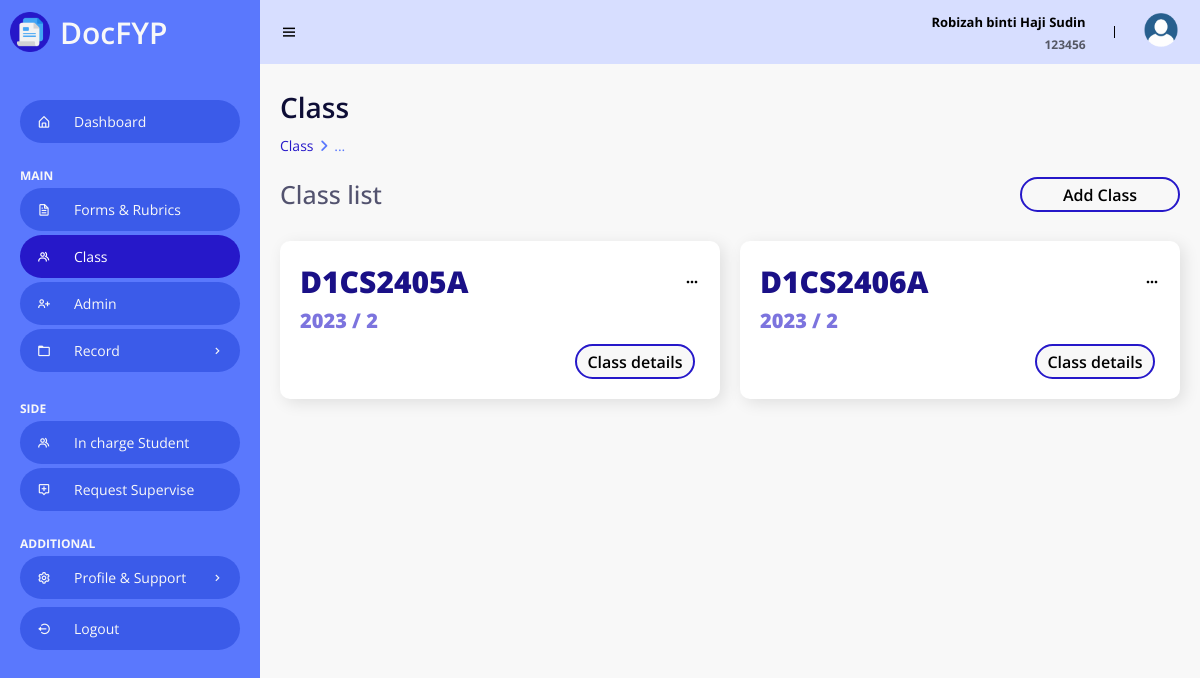
The app's page /Admin/class.php (signed in) with its own data.
### tables this page shows
CREATE TABLE `class` (
  `classID` varchar(100) NOT NULL,
  `className` varchar(100) NOT NULL,
  `classYear` varchar(10) NOT NULL,
  `classSession` varchar(10) NOT NULL,
  `adminID` varchar(10) DEFAULT NULL
);

### Admin/class.php (the view, shortened to what this page needs)
<!DOCTYPE html>
<html>
<head>
    <link rel="stylesheet" href="StyleHome.css">
    <link href='https://unpkg.com/boxicons@2.0.9/css/boxicons.min.css' rel='stylesheet'>
    <link rel="stylesheet" href="https://cdnjs.cloudflare.com/ajax/libs/font-awesome/6.4.0/css/all.min.css">
    <?php
        include("../Dbconn.php");
    ?>
</head>
<body>
    <section id="sidebar">
        <a href="Home.php" class="brand">
            <img class="logo" src="/Edms/images/logo.png" alt="Logo">
            DocFYP
        </a>
        <ul class="side-menu">
            <li><a href="Home.php"><i class='bx bx-home-alt icon' ></i>Dashboard</a></li>
            <li class="divider" data-text="main">Main</li>
            <li><a href="FormRubric.php"><i class='bx bx-file icon'></i> Forms & Rubrics</a></li>
            <li><a href="class.php" class="active"><i class='bx bx-group icon' ></i></i> Class</a></li>
            <li><a href="admin.php"><i class='bx bx-user-plus icon'></i> Admin</a></li>
            <li>
                <a href="#"><i class='bx bx-folder icon' ></i> Record <i class='bx bx-chevron-right icon-right' ></i></a>
            </li>
            <li class="divider" data-text="SIDE">Side Features</li>
            <li><a href="studentIC.php"><i class='bx bx-group icon' ></i></i>In charge Student</a></li>
            <li><a href="requestSupervise.php"><i class='bx bx-message-alt-add icon'></i> Request Supervise </a></li>
            <li class="divider" data-text="ADDITIONAL">Setting & Support</li>
            <li>
                <a href="#"><i class='bx bx-cog icon' ></i> Profile & Support <i class='bx bx-chevron-right icon-right' ></i></a>
            </li>
            <li><a href="/Edms/Logout.php"><i class='bx bx-log-out-circle icon'></i> Logout</a></li>
        </ul>
    </section>
    <section id="content">
        <nav>
            <i class='bx bx-menu toggle-sidebar' ></i>
            <div class="sessionInfo">
                <?php
                if (isset($_SESSION["log"]) && ($_SESSION["log"] == 3)) {
                    ?>
                    <div class="userFullName">
                        <p><?php echo $_SESSION["admin_name"] ?></p>
                    </div>
                    <div class="userID">
                        <p><?php echo $_SESSION["admin_id"]; ?></p>
                    </div>
                    <?php
                } else {
                    echo "<meta http-equiv=\"refresh\" content=\"2;URL=../Login.php\"/>";
                }
                ?>
            </div>
            <div class="profile">
                <img src="/Edms/images/userdp.png" alt="Profile picture">
            </div>
        </nav>
        <main>
            <h1 class="title"> Class </h1>
            <ul class="breadcrumbs">
                <li><a href="class.php">Class</a></li>
                <li class="divider"><i class="fa fa-solid fa-angle-right"></i></li>
                <li><a href="#" class="active">...</a></li>
            </ul>
            <br>
            <div class="titleContentWButton">
                <h1 class="titleContent">Class list</h1>
                <button class="addBtn" onclick="location.href='addClass.php'" type="button">
                    Add Class
                </button>
            </div>
            <div class="data">
                <?php
                    $sql = "SELECT * FROM class WHERE adminID = '".$_SESSION["admin_id"]."'";
                    $query = mysqli_query($connection, $sql);
                    while ($row = mysqli_fetch_array($query)) {
                ?>
                <div class="content-data">
                    <div class="head">
                        <h3><?php echo $row['className']; ?></h3>
                        <div class="menu">
                            <i class='bx bx-dots-horizontal-rounded icon'></i>
                        </div>
                    </div>
                    <div class="contentYear">
                        <p><?php echo $row['classYear']; ?> / <?php echo $row['classSession']; ?></p>
                    </div>
                        <a href="classDetail.php?classID=<?php echo $row['classID'] ?>">
                            <button class="button" onclick="window.location.href='classDetail.php';" type="button">Class details</button>
                        </a>
                </div>
                <?php
                    }
                ?>
            </div>
        </main>
    </section>
</body>
</html>

### Admin/StyleHome.css (style rules this page uses)
* { font-family: 'Open Sans', sans-serif; margin: 0; padding: 0; box-sizing: border-box; }
:root { --grey: #F1F0F6; --dark-grey: #8D8D8D; --light: #fff; --dark: #000; --blue1: #0e0e36; --blue2: #1a1087; --blue3: #2618c9; --blue4: #3b5be9; --blue5: #5A78FD; --blue6: #D7DEFF; --blue7: #c2cdfe; --notwhite: #F8F8F8; }
html { overflow-x: hidden; }
body { background: var(--notwhite); overflow-x: hidden; }
a { text-decoration: none; }
li { list-style: none; }
#sidebar { position: fixed; max-width: 260px; width: 100%; background: var(--blue5); top: 0; left: 0; height: 100%; overflow-y: auto; scrollbar-width: none; transition: all .3s ease; z-index: 200; }
#sidebar .brand { font-size: 30px; display: flex; align-items: center; height: 64px; font-weight: 600; color: var(--notwhite); position: sticky; top: 0; left: 0; z-index: 100; background: var(--blue5); transition: all .3s ease; padding: 0 6px; }
#sidebar .brand img { width: 40px; height: 40px; float: left; margin-left: 4px; margin-right: 10px; }
#sidebar .icon { min-width: 48px; display: flex; justify-content: center; align-items: center; margin-right: 6px; }
#sidebar .icon-right { margin-left: auto; transition: all .3s ease; }
#sidebar .side-menu { margin: 36px 0; padding: 0 20px; transition: all .3s ease; }
#sidebar .side-menu a { display: flex; align-items: center; font-size: 14px; color: var(--notwhite); background-color: #3b5be9; padding: 12px 16px 12px 0; transition: all .3s ease; border-radius: 50px; margin: 4px 0; white-space: nowrap; }
#sidebar .side-menu > li > a.active, #sidebar .side-menu > li > a.active:hover { background: var(--blue3); color: var(--light); }
#sidebar .divider { margin-top: 24px; font-size: 12px; text-transform: uppercase; font-weight: 700; color: var(--notwhite); transition: all .3s ease; white-space: nowrap; }
#content { position: relative; width: calc(100% - 260px); left: 260px; transition: all .3s ease; }
nav { background: var(--blue6); height: 64px; padding: 0 20px; display: flex; align-items: center; grid-gap: 28px; position: sticky; top: 0; left: 0; z-index: 100; }
nav .toggle-sidebar { font-size: 18px; cursor: pointer; }
.sessionInfo .userFullName p, .sessionInfo .userID p { margin: 0; width: 400px; display: inline-block; text-align: right; }
.sessionInfo .userFullName p { font-size: 13px; font-weight: bold; }
.sessionInfo .userID p { font-size: 12px; opacity: 0.6; font-weight: bold; }
nav .profile { position: relative; }
nav .profile img { width: 38px; height: 38px; border-radius: 50%; object-fit: cover; cursor: pointer; }
main { width: 100%; padding: 24px 20px 20px 20px; }
main .title { font-size: 28px; font-weight: 600; margin-bottom: 10px; color: var(--blue1); }
.titleContent { font-size: 25px; font-weight: 500; margin-bottom: 10px; color: var(--blue1); opacity: 0.7; }
main .breadcrumbs { display: flex; grid-gap: 6px; }
main .breadcrumbs li, main .breadcrumbs li a { font-size: 14px; }
main .breadcrumbs li a { color: var(--blue3); }
main .breadcrumbs li a.active, main .breadcrumbs li.divider { color: var(--blue5); pointer-events: none; }
main .data { display: flex; grid-gap: 20px; margin-top: 20px; flex-wrap: wrap; }
main .data .content-data { flex-grow: 1; flex-basis: 400px; padding: 20px; background: var(--light); border-radius: 10px; box-shadow: 4px 4px 16px rgba(0, 0, 0, .1); }
main .content-data .head { display: flex; justify-content: space-between; align-items: center; margin-bottom: 5px; }
main .content-data .head h3 { font-size: 30px; font-weight: 900; color: var(--blue2); }
main .content-data .head .menu { position: relative; display: flex; justify-content: center; align-items: center; }
main .content-data .head .menu .icon { cursor: pointer; }
.contentYear { color: var(--blue3); font-size: 20px; font-weight: 800; opacity: 0.6; }
button { margin: 10px 5px 0px 5px; width: 120px; height: 35px; border: 2px solid var(--blue3); border-radius: 50px; transition: all 0.3s; cursor: pointer; background: var(--notwhite); font-size: 16px; font-weight: 600; float: right; }
.titleContentWButton .titleContent, .titleContentWButton .addBtn { display: inline-block; }
main .titleContentWButton .addBtn { width: 160px; margin: 0px; }

### records on screen
class: className "D1CS2405A", classYear "2023", classSession "2"
class: className "D1CS2406A", classYear "2023", classSession "2"

### other values on screen
$_SESSION["admin_name"] "Robizah binti Haji Sudin"
$_SESSION["admin_id"] "123456"
